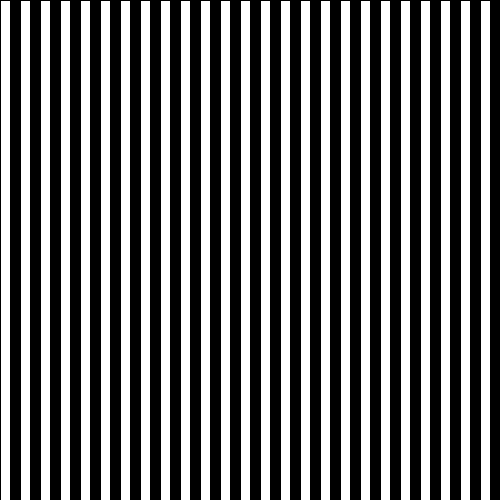
Frame 1 (no input)
Frame 60 (the mouse pressed at the canvas centre just before this capture): identical to frame 1, image omitted
Frame 120 (the mouse held since frame 60 and released just before this capture): identical to frame 1, image omitted

The Processing sketch that drew this single still picture (run headless with seeded random() and noise(); from frame 60 on, the mouse is pressed at the canvas centre):

// Processing sketch: question_2
// ── question_2.pde
/*
Write a function definition that takes in an integer n as a parameter. The function will divide the screen into n vertical bars,
whose colours will alternate between black and white. The function must not use any global variables.
*/

void setup() {
    background(225);
    size(500,500);
}

void draw() {
    int lineCount = 50;
    drawLines(lineCount);
}

void drawLines(int n) {
    int rectCount = 0;
    int rectWidth = width/n;
    rectMode(CORNERS);
    
    while (rectCount < n) {
        color fillColour = (rectCount % 2 == 0) ? color(255) : color(0);
        int rectX = rectWidth * rectCount;
        fill(fillColour);

        rect(rectX, 0, rectX + rectWidth, height);

        rectCount++;
    }
}
